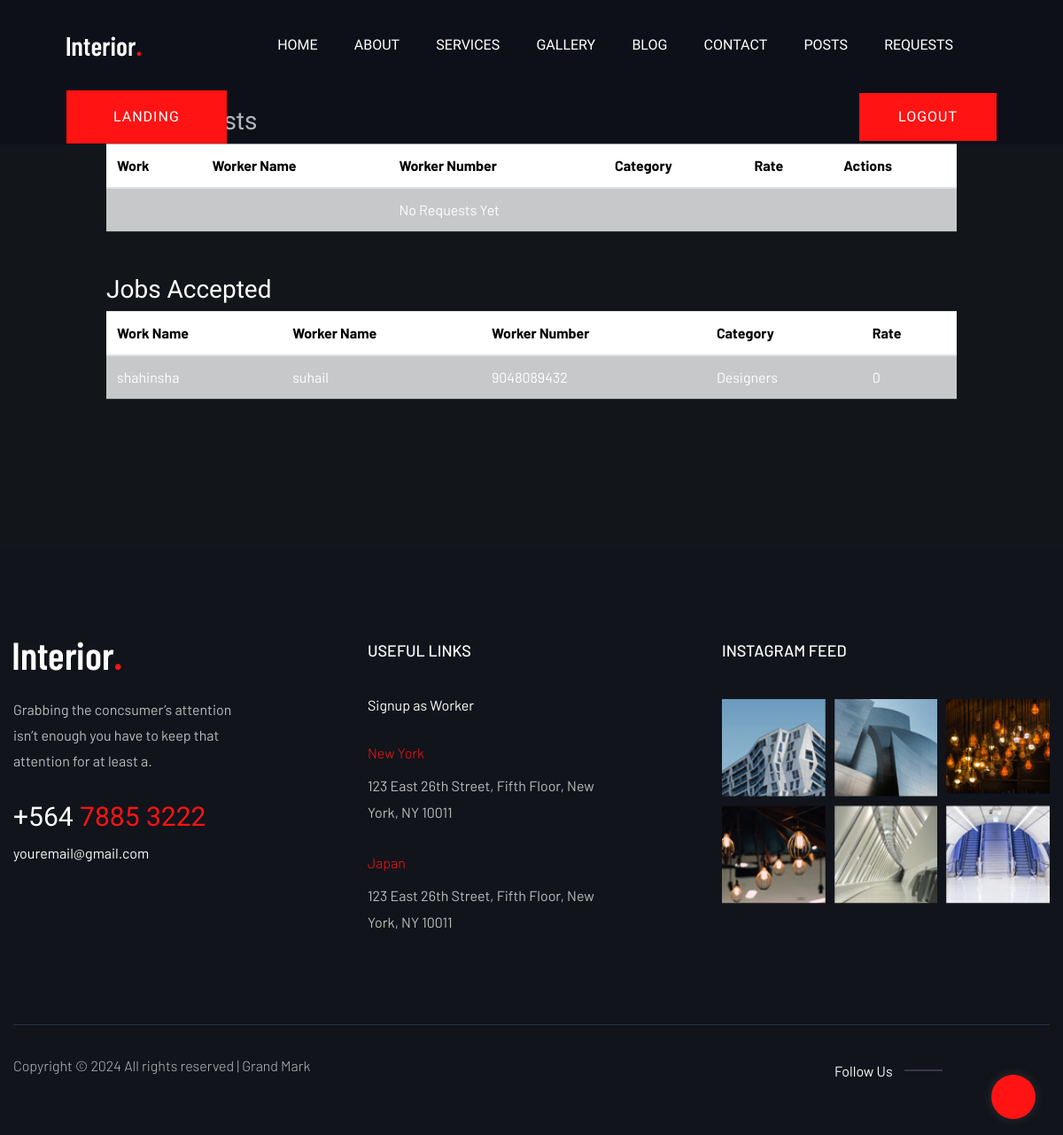
Page /requests (signed in) on the committed database.
### home/models.py (models this page shows, shortened)
class contract_details(models.Model):
    work=models.ForeignKey(works,on_delete=models.CASCADE,related_name='work')
    worker=models.ForeignKey(workers,on_delete=models.CASCADE,related_name='worker')
    payment = models.IntegerField(default=0)
    status=models.CharField(max_length=50,choices=[('Accept','Accept'),('Reject','Reject'),('Pending','Pending')],default='Pending')

class works(models.Model):
    username=models.ForeignKey(User,on_delete=models.CASCADE)
    name=models.CharField(max_length=55)
    file=models.FileField(upload_to="uploads/")
    description=models.TextField()
    status=models.CharField(max_length=50)

class workers(models.Model):
    username=models.ForeignKey(User,on_delete=models.CASCADE)
    name=models.CharField(max_length=55)
    address=models.CharField(max_length=55)
    phone=models.CharField(max_length=55)
    category=models.CharField(max_length=55,choices=[('Architecture','Architecture'),('Designers','Designers'),('Electricians','Electricians'),('Furniture','Furniture'),('Plumbers','Plumbers')])

### home/views.py (the view)
# urls.py: path('requests',views.requests,name="requests"),
def requests(request):
    if request.user.is_authenticated and not request.user.is_staff:
        user=request.user
        if "reject" in request.POST:
            id = request.POST.get('uid')
            contracts=contract_details.objects.get(id=id)
            contracts.status = 'Reject'
            contracts.save()
            return redirect('requests')
        contract = contract_details.objects.filter(work__username=user,status='Pending')
        accepted = contract_details.objects.filter(work__username=user,status='Accept')
        return render(request,'requests.html',{'contract':contract,'accept':accepted})
    else:
        return redirect('register')

### templates/requests.html (shortened to what this page needs)
{%load static %}
<!doctype html>
<html class="no-js" lang="zxx">
<head>
    <link href="https://cdn.jsdelivr.net/npm/bootstrap@5.3.2/dist/css/bootstrap.min.css" rel="stylesheet"
>
    <link rel="stylesheet" href="{%static 'assets/css/bootstrap.min.css' %}">
    <link rel="stylesheet" href="{%static 'assets/css/owl.carousel.min.css' %}">
    <link rel="stylesheet" href="{%static 'assets/css/slicknav.css' %}">
    <link rel="stylesheet" href="{%static 'assets/css/flaticon.css' %}">
    <link rel="stylesheet" href="{%static 'assets/css/animate.min.css' %}">
    <link rel="stylesheet" href="{%static 'assets/css/magnific-popup.css' %}">
    <link rel="stylesheet" href="{%static 'assets/css/fontawesome-all.min.css' %}">
    <link rel="stylesheet" href="{%static 'assets/css/themify-icons.css' %}">
    <link rel="stylesheet" href="{%static 'assets/css/slick.css' %}">
    <link rel="stylesheet" href="{%static 'assets/css/nice-select.css' %}">
    <link rel="stylesheet" href="{%static 'assets/css/style.css' %}">
</head>
<body class="body-bg">
    <header>
        {%include 'header.html' %}
    </header>
    <div style="padding: 120px;">
        <h3>Job Requests</h3>
        <table class="table mb-5">
            <thead>
                <tr>
                    <th scope="col">Work</th>
                    <th scope="col">Worker Name</th>
                    <th scope="col">Worker Number</th>
                    <th scope="col">Category</th>
                    <th scope="col">Rate</th>
                    <th scope="col">Actions</th>
                </tr>
            </thead>
            <tbody>
                {% if contract %}
                {% for i in contract %}
                <tr class="table-dark">
                    <td>{{i.work.name}}</td>
                    <td> {{i.worker.name}}</td>
                    <td>{{i.worker.phone}}</td>
                    <td>{{i.worker.category}}</td>
                    <td>{{i.payment}}</td>
                    <td>
                        <a href="{% url "payment" i.id %}" class="btn btn-primary">Accept</a>
                        <form method="post">{% csrf_token %}<input type="hidden" name="uid" value="{{i.id}}"><button
                                name="reject" style="margin-top: 0.5em;" class="btn btn-success"
                                type="submit">Reject</button></form>
                    </td>
                </tr>
                {% endfor %}
                {% else %}
                <tr class="table-dark">
                    <td></td>
                    <td></td>
                    <td>No Requests Yet</td>
                    <td></td>
                    <td></td>
                    <td></td>
                </tr>
                {% endif %}
            </tbody>
        </table>
        <h3 class="mt-5">Jobs Accepted</h3>
        <table class="table mb-5">
            <thead>
                <tr>
                    <th scope="col">Work Name</th>
                    <th scope="col">Worker Name</th>
                    <th scope="col">Worker Number</th>
                    <th scope="col">Category</th>
                    <th scope="col">Rate</th>
                </tr>
            </thead>
            <tbody>
                {% for i in accept %}
                <tr class="table-dark">
                    <td>{{i.work.name}}</td>
                    <td> {{i.worker.name}}</td>
                    <td>{{i.worker.phone}}</td>
                    <td>{{i.worker.category}}</td>
                    <td>{{i.payment}}</td>
                </tr>
                {% endfor %}
            </tbody>
        </table>
    </div>
    {% include 'footer.html' %}
    <div id="back-top">
        <a title="Go to Top" href="#"> <i class="fas fa-level-up-alt"></i></a>
    </div>
</body>
</html>
</html>

### templates/header.html (shortened to what this page needs)
{%load static%}
<div class="header-area header-transparent">
    <div class="main-header header-sticky">
        <div class="container-fluid">
            <div class="menu-wrapper d-flex align-items-center justify-content-between">
                <div class="logo">
                    <a href="index"><img src="{%static 'assets/img/logo/logo.png' %}" alt=""></a>
                </div>
                <div class="main-menu f-right d-none d-lg-block">
                    <nav>
                        <ul id="navigation">
                            <li><a href="index">Home</a></li>
                            <li><a href="about">About</a></li>
                            <li><a href="services">Services</a></li>
                            <li><a href="work">Gallery</a></li>
                            <li><a href="blog">Blog</a></li>
                            <li><a href="contact">Contact</a></li>
                            {%if request.user.is_authenticated %}
                            <li><a href="posts">Posts</a></li>
                            <li><a href="requests">Requests</a></li>
                            {%endif%}
                        </ul>
                    </nav>
                </div>
                {%if request.user.is_authenticated %}
                <div class="header-btns d-none d-lg-block f-right">
                    <a href="landing" class="btn header-btn">Landing</a>
                </div>
                <div class="header-btns d-none d-lg-block f-right">
                    <a href="logout" class="btn btn-primary">Logout</a>
                </div>
                {%else%}
                <div class="header-btns d-none d-lg-block f-right">
                    <a href="register" class="btn header-btn">Sign In / Sign Up</a>
                </div>
                {%endif%}
                <div class="col-12">
                </div>
            </div>
        </div>
    </div>
</div>

### templates/footer.html
{%load static %}
<footer>
    <div class="footer-area footer-bg">
        <div class="container">
            <div class="footer-top footer-padding">
                <div class="row d-flex justify-content-between">
                    <div class="col-xl-3 col-lg-4 col-md-5 col-sm-8">
                        <div class="single-footer-caption mb-50">
                            <div class="footer-logo">
                                <a href="index.html"><img src="{%static 'assets/img/logo/logo2_footer.png' %}"
                                        alt=""></a>
                            </div>
                            <div class="footer-tittle">
                                <div class="footer-pera">
                                    <p class="info1">Grabbing the concsumer’s attention isn’t enough you have to keep
                                        that attention for at least a.</p>
                                </div>
                            </div>
                            <div class="footer-number">
                                <h4><span>+564 </span>7885 3222</h4>
                                <p>youremail@gmail.com</p>
                            </div>
                        </div>
                    </div>
                    <div class="col-xl-3 col-lg-2 col-md-5 col-sm-6">
                        <div class="single-footer-caption mb-50">
                            <div class="footer-tittle">
                                <h4>Useful Links</h4>
                            </div>
                            <div class="footer-cap">
                                <a href="{% url "worker_vacancy" %}">Signup as Worker</a>
                            </div>
                            <div class="footer-cap">
                                <span>New York</span>
                                <p>123 East 26th Street, Fifth Floor, New York, NY 10011</p>
                            </div>
                            <div class="footer-cap">
                                <span>Japan</span>
                                <p>123 East 26th Street, Fifth Floor, New York, NY 10011</p>
                            </div>
                        </div>
                    </div>
                    <div class="col-xl-4 col-lg-4 col-md-5 col-sm-7">
                        <div class="single-footer-caption mb-50">
                            <div class="footer-tittle">
                                <h4>Instagram Feed</h4>
                            </div>
                            <div class="instagram-gellay">
                                <ul class="insta-feed">
                                    <li><a href="#"><img src="{%static 'assets/img/gallery/instagram1.png' %}"
                                                alt=""></a></li>
                                    <li><a href="#"><img src="{%static 'assets/img/gallery/instagram2.png' %}"
                                                alt=""></a></li>
                                    <li><a href="#"><img src="{%static 'assets/img/gallery/instagram3.png' %}"
                                                alt=""></a></li>
                                    <li><a href="#"><img src="{%static 'assets/img/gallery/instagram4.png' %}"
                                                alt=""></a></li>
                                    <li><a href="#"><img src="{%static 'assets/img/gallery/instagram5.png' %}"
                                                alt=""></a></li>
                                    <li><a href="#"><img src="{%static 'assets/img/gallery/instagram6.png' %}"
                                                alt=""></a></li>
                                </ul>
                            </div>
                        </div>
                    </div>
                </div>
            </div>
            <div class="footer-bottom">
                <div class="row d-flex justify-content-between align-items-center">
                    <div class="col-xl-9 col-lg-8">
                        <div class="footer-copy-right">
                            <p>
                                Copyright &copy;
                                <script>document.write(new Date().getFullYear());</script> All rights reserved | Grand Mark
                            </p>
                        </div>
                    </div>
                    <div class="col-xl-3 col-lg-4">
                        <div class="footer-social f-right">
                            <span>Follow Us</span>
                            <a href="#"><i class="fab fa-twitter"></i></a>
                            <a href="#"><i class="fab fa-facebook-f"></i></a>
                            <a href="#"><i class="fas fa-globe"></i></a>
                            <a href="#"><i class="fab fa-instagram"></i></a>
                        </div>
                    </div>
                </div>
            </div>
        </div>
    </div>
</footer>

### rows in the picture
contract_details: work.name "shahinsha", worker.name "suhail", worker.phone "9048089432", worker.category "Designers", payment "0"
